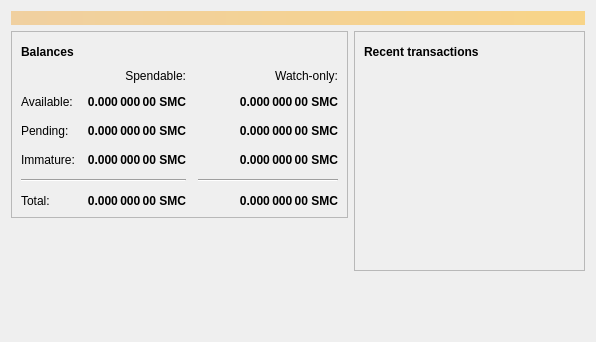
<?xml version="1.0" encoding="UTF-8"?>
<ui version="4.0">
 <class>OverviewPage</class>
 <widget class="QWidget" name="OverviewPage">
  <property name="geometry">
   <rect>
    <x>0</x>
    <y>0</y>
    <width>596</width>
    <height>342</height>
   </rect>
  </property>
  <property name="windowTitle">
   <string>Form</string>
  </property>
  <layout class="QVBoxLayout" name="topLayout">
   <item>
    <widget class="QLabel" name="labelAlerts">
     <property name="visible">
      <bool>false</bool>
     </property>
     <property name="styleSheet">
      <string notr="true">background-color: qlineargradient(x1: 0, y1: 0, x2: 1, y2: 0, stop:0 #F0D0A0, stop:1 #F8D488); color:#000000;</string>
     </property>
     <property name="wordWrap">
      <bool>true</bool>
     </property>
     <property name="margin">
      <number>3</number>
     </property>
    </widget>
   </item>
   <item>
    <layout class="QHBoxLayout" name="horizontalLayout" stretch="1,1">
     <item>
      <layout class="QVBoxLayout" name="verticalLayout_2">
       <item>
        <widget class="QFrame" name="frame">
         <property name="frameShape">
          <enum>QFrame::StyledPanel</enum>
         </property>
         <property name="frameShadow">
          <enum>QFrame::Raised</enum>
         </property>
         <layout class="QVBoxLayout" name="verticalLayout_4">
          <item>
           <layout class="QHBoxLayout" name="horizontalLayout_4">
            <item>
             <widget class="QLabel" name="label_5">
              <property name="font">
               <font>
                <weight>75</weight>
                <bold>true</bold>
               </font>
              </property>
              <property name="text">
               <string>Balances</string>
              </property>
             </widget>
            </item>
            <item>
             <widget class="QPushButton" name="labelWalletStatus">
              <property name="enabled">
               <bool>false</bool>
              </property>
              <property name="maximumSize">
               <size>
                <width>30</width>
                <height>16777215</height>
               </size>
              </property>
              <property name="toolTip">
               <string>The displayed information may be out of date. Your wallet automatically synchronizes with the Smartcoin network after a connection is established, but this process has not completed yet.</string>
              </property>
              <property name="text">
               <string/>
              </property>
              <property name="icon">
               <iconset resource="../bitcoin.qrc">
                <normaloff>:/icons/warning</normaloff>
                <disabledoff>:/icons/warning</disabledoff>:/icons/warning</iconset>
              </property>
              <property name="iconSize">
               <size>
                <width>24</width>
                <height>24</height>
               </size>
              </property>
              <property name="flat">
               <bool>true</bool>
              </property>
             </widget>
            </item>
            <item>
             <spacer name="horizontalSpacer_3">
              <property name="orientation">
               <enum>Qt::Horizontal</enum>
              </property>
              <property name="sizeHint" stdset="0">
               <size>
                <width>40</width>
                <height>20</height>
               </size>
              </property>
             </spacer>
            </item>
           </layout>
          </item>
          <item>
           <layout class="QGridLayout" name="gridLayout">
            <property name="spacing">
             <number>12</number>
            </property>
            <item row="2" column="2">
             <widget class="QLabel" name="labelWatchPending">
              <property name="font">
               <font>
                <weight>75</weight>
                <bold>true</bold>
               </font>
              </property>
              <property name="cursor">
               <cursorShape>IBeamCursor</cursorShape>
              </property>
              <property name="toolTip">
               <string>Unconfirmed transactions to watch-only addresses</string>
              </property>
              <property name="text">
               <string notr="true">0.000 000 00 SMC</string>
              </property>
              <property name="alignment">
               <set>Qt::AlignRight|Qt::AlignTrailing|Qt::AlignVCenter</set>
              </property>
              <property name="textInteractionFlags">
               <set>Qt::LinksAccessibleByMouse|Qt::TextSelectableByKeyboard|Qt::TextSelectableByMouse</set>
              </property>
             </widget>
            </item>
            <item row="2" column="1">
             <widget class="QLabel" name="labelUnconfirmed">
              <property name="font">
               <font>
                <weight>75</weight>
                <bold>true</bold>
               </font>
              </property>
              <property name="cursor">
               <cursorShape>IBeamCursor</cursorShape>
              </property>
              <property name="toolTip">
               <string>Total of transactions that have yet to be confirmed, and do not yet count toward the spendable balance</string>
              </property>
              <property name="text">
               <string notr="true">0.000 000 00 SMC</string>
              </property>
              <property name="alignment">
               <set>Qt::AlignRight|Qt::AlignTrailing|Qt::AlignVCenter</set>
              </property>
              <property name="textInteractionFlags">
               <set>Qt::LinksAccessibleByMouse|Qt::TextSelectableByKeyboard|Qt::TextSelectableByMouse</set>
              </property>
             </widget>
            </item>
            <item row="3" column="2">
             <widget class="QLabel" name="labelWatchImmature">
              <property name="font">
               <font>
                <weight>75</weight>
                <bold>true</bold>
               </font>
              </property>
              <property name="cursor">
               <cursorShape>IBeamCursor</cursorShape>
              </property>
              <property name="toolTip">
               <string>Mined balance in watch-only addresses that has not yet matured</string>
              </property>
              <property name="text">
               <string notr="true">0.000 000 00 SMC</string>
              </property>
              <property name="alignment">
               <set>Qt::AlignRight|Qt::AlignTrailing|Qt::AlignVCenter</set>
              </property>
              <property name="textInteractionFlags">
               <set>Qt::LinksAccessibleByMouse|Qt::TextSelectableByKeyboard|Qt::TextSelectableByMouse</set>
              </property>
             </widget>
            </item>
            <item row="4" column="0" colspan="2">
             <widget class="Line" name="line">
              <property name="orientation">
               <enum>Qt::Horizontal</enum>
              </property>
             </widget>
            </item>
            <item row="4" column="2">
             <widget class="Line" name="lineWatchBalance">
              <property name="sizePolicy">
               <sizepolicy hsizetype="Preferred" vsizetype="Fixed">
                <horstretch>0</horstretch>
                <verstretch>0</verstretch>
               </sizepolicy>
              </property>
              <property name="minimumSize">
               <size>
                <width>140</width>
                <height>0</height>
               </size>
              </property>
              <property name="orientation">
               <enum>Qt::Horizontal</enum>
              </property>
             </widget>
            </item>
            <item row="5" column="0">
             <widget class="QLabel" name="labelTotalText">
              <property name="text">
               <string>Total:</string>
              </property>
             </widget>
            </item>
            <item row="3" column="1">
             <widget class="QLabel" name="labelImmature">
              <property name="font">
               <font>
                <weight>75</weight>
                <bold>true</bold>
               </font>
              </property>
              <property name="cursor">
               <cursorShape>IBeamCursor</cursorShape>
              </property>
              <property name="toolTip">
               <string>Mined balance that has not yet matured</string>
              </property>
              <property name="text">
               <string notr="true">0.000 000 00 SMC</string>
              </property>
              <property name="alignment">
               <set>Qt::AlignRight|Qt::AlignTrailing|Qt::AlignVCenter</set>
              </property>
              <property name="textInteractionFlags">
               <set>Qt::LinksAccessibleByMouse|Qt::TextSelectableByKeyboard|Qt::TextSelectableByMouse</set>
              </property>
             </widget>
            </item>
            <item row="2" column="3">
             <spacer name="horizontalSpacer_2">
              <property name="orientation">
               <enum>Qt::Horizontal</enum>
              </property>
              <property name="sizeHint" stdset="0">
               <size>
                <width>40</width>
                <height>20</height>
               </size>
              </property>
             </spacer>
            </item>
            <item row="3" column="0">
             <widget class="QLabel" name="labelImmatureText">
              <property name="text">
               <string>Immature:</string>
              </property>
             </widget>
            </item>
            <item row="5" column="1">
             <widget class="QLabel" name="labelTotal">
              <property name="font">
               <font>
                <weight>75</weight>
                <bold>true</bold>
               </font>
              </property>
              <property name="cursor">
               <cursorShape>IBeamCursor</cursorShape>
              </property>
              <property name="toolTip">
               <string>Your current total balance</string>
              </property>
              <property name="text">
               <string notr="true">0.000 000 00 SMC</string>
              </property>
              <property name="alignment">
               <set>Qt::AlignRight|Qt::AlignTrailing|Qt::AlignVCenter</set>
              </property>
              <property name="textInteractionFlags">
               <set>Qt::LinksAccessibleByMouse|Qt::TextSelectableByKeyboard|Qt::TextSelectableByMouse</set>
              </property>
             </widget>
            </item>
            <item row="5" column="2">
             <widget class="QLabel" name="labelWatchTotal">
              <property name="font">
               <font>
                <weight>75</weight>
                <bold>true</bold>
               </font>
              </property>
              <property name="cursor">
               <cursorShape>IBeamCursor</cursorShape>
              </property>
              <property name="toolTip">
               <string>Current total balance in watch-only addresses</string>
              </property>
              <property name="text">
               <string notr="true">0.000 000 00 SMC</string>
              </property>
              <property name="alignment">
               <set>Qt::AlignRight|Qt::AlignTrailing|Qt::AlignVCenter</set>
              </property>
              <property name="textInteractionFlags">
               <set>Qt::LinksAccessibleByMouse|Qt::TextSelectableByKeyboard|Qt::TextSelectableByMouse</set>
              </property>
             </widget>
            </item>
            <item row="0" column="2">
             <widget class="QLabel" name="labelWatchonly">
              <property name="text">
               <string>Watch-only:</string>
              </property>
              <property name="alignment">
               <set>Qt::AlignRight|Qt::AlignTrailing|Qt::AlignVCenter</set>
              </property>
             </widget>
            </item>
            <item row="1" column="0">
             <widget class="QLabel" name="labelBalanceText">
              <property name="text">
               <string>Available:</string>
              </property>
             </widget>
            </item>
            <item row="1" column="1">
             <widget class="QLabel" name="labelBalance">
              <property name="font">
               <font>
                <weight>75</weight>
                <bold>true</bold>
               </font>
              </property>
              <property name="cursor">
               <cursorShape>IBeamCursor</cursorShape>
              </property>
              <property name="toolTip">
               <string>Your current spendable balance</string>
              </property>
              <property name="text">
               <string notr="true">0.000 000 00 SMC</string>
              </property>
              <property name="alignment">
               <set>Qt::AlignRight|Qt::AlignTrailing|Qt::AlignVCenter</set>
              </property>
              <property name="textInteractionFlags">
               <set>Qt::LinksAccessibleByMouse|Qt::TextSelectableByKeyboard|Qt::TextSelectableByMouse</set>
              </property>
             </widget>
            </item>
            <item row="1" column="2">
             <widget class="QLabel" name="labelWatchAvailable">
              <property name="font">
               <font>
                <weight>75</weight>
                <bold>true</bold>
               </font>
              </property>
              <property name="cursor">
               <cursorShape>IBeamCursor</cursorShape>
              </property>
              <property name="toolTip">
               <string>Your current balance in watch-only addresses</string>
              </property>
              <property name="text">
               <string notr="true">0.000 000 00 SMC</string>
              </property>
              <property name="alignment">
               <set>Qt::AlignRight|Qt::AlignTrailing|Qt::AlignVCenter</set>
              </property>
              <property name="textInteractionFlags">
               <set>Qt::LinksAccessibleByMouse|Qt::TextSelectableByKeyboard|Qt::TextSelectableByMouse</set>
              </property>
             </widget>
            </item>
            <item row="2" column="0">
             <widget class="QLabel" name="labelPendingText">
              <property name="text">
               <string>Pending:</string>
              </property>
             </widget>
            </item>
            <item row="0" column="1">
             <widget class="QLabel" name="labelSpendable">
              <property name="text">
               <string>Spendable:</string>
              </property>
              <property name="alignment">
               <set>Qt::AlignRight|Qt::AlignTrailing|Qt::AlignVCenter</set>
              </property>
             </widget>
            </item>
           </layout>
          </item>
         </layout>
        </widget>
       </item>
       <item>
        <spacer name="verticalSpacer">
         <property name="orientation">
          <enum>Qt::Vertical</enum>
         </property>
         <property name="sizeHint" stdset="0">
          <size>
           <width>20</width>
           <height>40</height>
          </size>
         </property>
        </spacer>
       </item>
      </layout>
     </item>
     <item>
      <layout class="QVBoxLayout" name="verticalLayout_3">
       <item>
        <widget class="QFrame" name="frame_2">
         <property name="frameShape">
          <enum>QFrame::StyledPanel</enum>
         </property>
         <property name="frameShadow">
          <enum>QFrame::Raised</enum>
         </property>
         <layout class="QVBoxLayout" name="verticalLayout">
          <item>
           <layout class="QHBoxLayout" name="horizontalLayout_2">
            <item>
             <widget class="QLabel" name="label_4">
              <property name="font">
               <font>
                <weight>75</weight>
                <bold>true</bold>
               </font>
              </property>
              <property name="text">
               <string>Recent transactions</string>
              </property>
             </widget>
            </item>
            <item>
             <widget class="QPushButton" name="labelTransactionsStatus">
              <property name="enabled">
               <bool>false</bool>
              </property>
              <property name="maximumSize">
               <size>
                <width>30</width>
                <height>16777215</height>
               </size>
              </property>
              <property name="toolTip">
               <string>The displayed information may be out of date. Your wallet automatically synchronizes with the Smartcoin network after a connection is established, but this process has not completed yet.</string>
              </property>
              <property name="text">
               <string/>
              </property>
              <property name="icon">
               <iconset resource="../bitcoin.qrc">
                <normaloff>:/icons/warning</normaloff>
                <disabledoff>:/icons/warning</disabledoff>:/icons/warning</iconset>
              </property>
              <property name="iconSize">
               <size>
                <width>24</width>
                <height>24</height>
               </size>
              </property>
              <property name="flat">
               <bool>true</bool>
              </property>
             </widget>
            </item>
            <item>
             <spacer name="horizontalSpacer">
              <property name="orientation">
               <enum>Qt::Horizontal</enum>
              </property>
              <property name="sizeHint" stdset="0">
               <size>
                <width>40</width>
                <height>20</height>
               </size>
              </property>
             </spacer>
            </item>
           </layout>
          </item>
          <item>
           <widget class="QListView" name="listTransactions">
            <property name="styleSheet">
             <string notr="true">QListView { background: transparent; }</string>
            </property>
            <property name="frameShape">
             <enum>QFrame::NoFrame</enum>
            </property>
            <property name="verticalScrollBarPolicy">
             <enum>Qt::ScrollBarAlwaysOff</enum>
            </property>
            <property name="horizontalScrollBarPolicy">
             <enum>Qt::ScrollBarAlwaysOff</enum>
            </property>
            <property name="selectionMode">
             <enum>QAbstractItemView::NoSelection</enum>
            </property>
           </widget>
          </item>
         </layout>
        </widget>
       </item>
       <item>
        <spacer name="verticalSpacer_2">
         <property name="orientation">
          <enum>Qt::Vertical</enum>
         </property>
         <property name="sizeHint" stdset="0">
          <size>
           <width>20</width>
           <height>40</height>
          </size>
         </property>
        </spacer>
       </item>
      </layout>
     </item>
    </layout>
   </item>
  </layout>
 </widget>
 <resources/>
 <connections/>
</ui>
